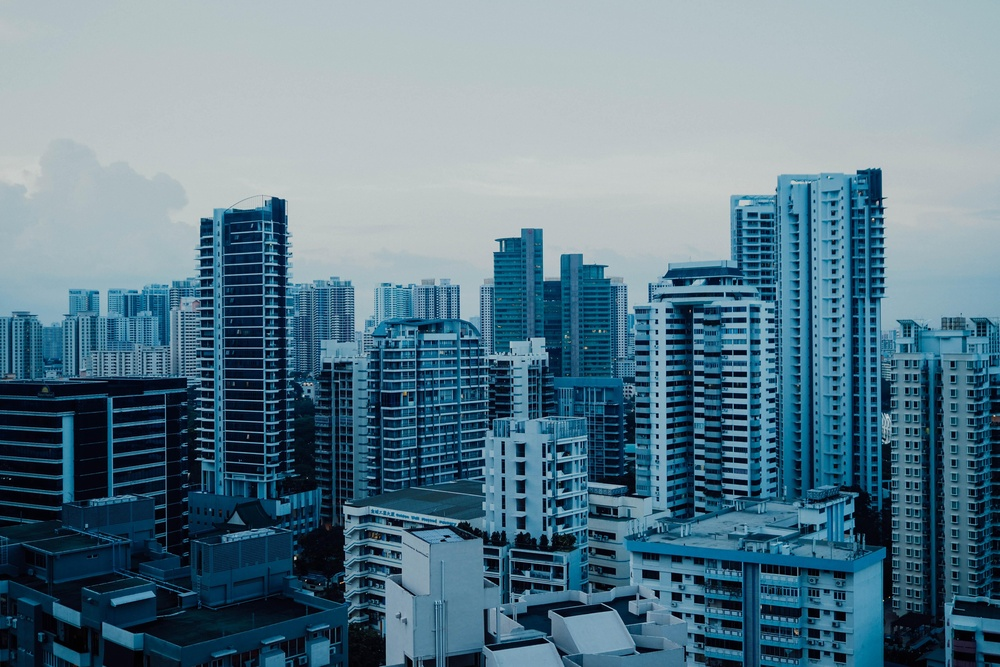
%> input picture PROCESAMIENTO DIGITAL DE IMAGENES/edificios3.jpg, 1000 x 667 px, shrunk from 5184 x 3456 before the run
$ octave PDI_Practica14.m   (GNU Octave 9; MATLAB toolbox functions it lacks are replaced by stand-ins)
%> lines starting %> are read from the running program, lines starting %| are printed output that depends on the picture; in (x1, y1, x2, y2) boxes, pixels count from 0 and x2, y2 are one past the last pixel; in counts of white or black regions, pixels touching at a corner belong together; the program's own positions count from 1
clear all
close all

%img = imread("gradiente.jpg");
img = imread("edificios3.jpg");
%> img is the input picture: size 667x1000x3 uint8; mean R, G, B 93.9, 124.5, 140.1
%img = imread("gradiente2.jpg");

img = rgb2gray(img);
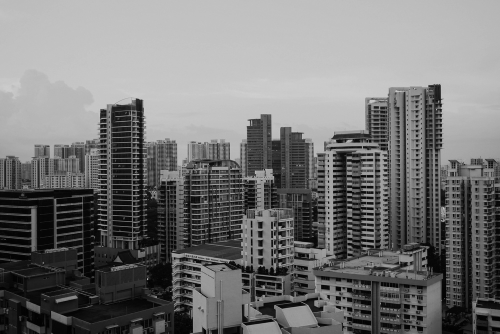
%> img: size 667x1000 uint8 (shown at 1/2 size); min 0, max 217, mean 117.1
[Gmag, Gdir] = imgradient(img);
[Gmagxy, Gdirxy] = imgradientxy(img);

figure
nexttile
imshow(img)
title 'Imagen original'
nexttile
imshow(Gmag)
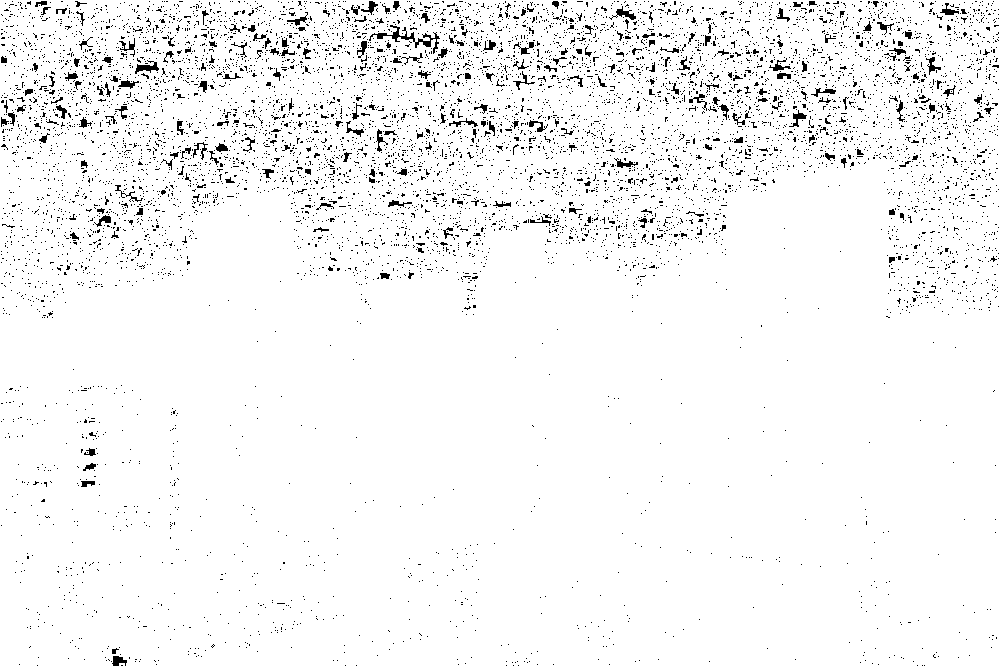
%> displayed picture: size 667x1000, on the screen's scale of 0 to 255; 95.9% white; black in thin lines or dots
title 'Magnitud del gradiente'
nexttile
imshow(Gdir)
title 'Direccion del gradiente'
nexttile
imshow(Gmagxy)
title 'Magnitud del gradiente horizontal'
nexttile
imshow(Gdirxy)
title 'Magnitud del gradiente vertical'

figure
nexttile
imshow(img)
title 'Imagen original'
nexttile
imshow(Gmag,[])
title 'Magnitud del gradiente con escalado'
nexttile
imshow(Gdir,[])
title 'Direccion del gradiente con escalado'
nexttile
imshow(Gmagxy,[])
title 'Magnitud del gradiente horizontal con escalado'
nexttile
imshow(Gdirxy,[])
title 'Magnitud del gradiente vertical con escalado'


% imgradientxy Prewitt

[Gmag, Gdir] = imgradient(img, "prewitt");
[Gmagxy, Gdirxy] = imgradientxy(img, "prewitt");

figure
nexttile
imshow(img)
title 'Imagen original'
nexttile
imshow(Gmag)
title 'Magnitud del gradiente con prewitt'
nexttile
imshow(Gdir)
title 'Direccion del gradiente con prewitt'
nexttile
imshow(Gmagxy)
title 'Magnitud del gradiente horizontal con prewitt'
nexttile
imshow(Gdirxy)
title 'Magnitud del gradiente vertical con prewitt'

figure
nexttile
imshow(img)
title 'Imagen original'
nexttile
imshow(Gmag,[])
title 'Magnitud del gradiente con escalado con prewitt'
nexttile
imshow(Gdir,[])
title 'Direccion del gradiente con escalado con prewitt'
nexttile
imshow(Gmagxy,[])
title 'Magnitud del gradiente horizontal con escalado con prewitt'
nexttile
imshow(Gdirxy,[])
title 'Magnitud del gradiente vertical con escalado con prewitt'


% Intermediate

[Gmag, Gdir] = imgradient(img, "intermediate");
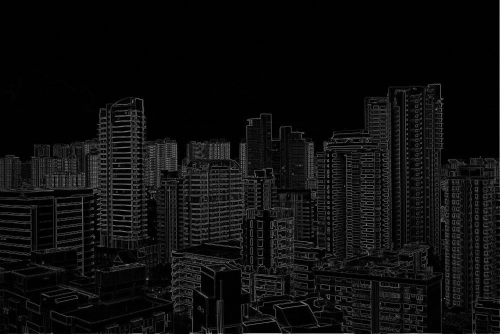
%> Gmag: size 667x1000 double (shown at 1/2 size); min 0, max 191, mean 13.8
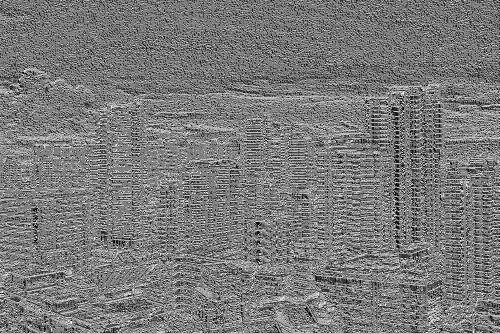
%> Gdir: size 667x1000 double (shown at 1/2 size); min -180, max 179.7, mean -7.3; drawn with min black and max white
[Gmagxy, Gdirxy] = imgradientxy(img, "intermediate");

figure
nexttile
imshow(img)
title 'Imagen original'
nexttile
imshow(Gmag)
title 'Magnitud del gradiente con intermediate'
nexttile
imshow(Gdir)
title 'Direccion del gradiente con intermediate'
nexttile
imshow(Gmagxy)
title 'Magnitud del gradiente horizontal con intermediate'
nexttile
imshow(Gdirxy)
title 'Magnitud del gradiente vertical con intermediate'

figure
nexttile
imshow(img)
title 'Imagen original'
nexttile
imshow(Gmag,[])
title 'Magnitud del gradiente con escalado con intermediate'
nexttile
imshow(Gdir,[])
title 'Direccion del gradiente con escalado con intermediate'
nexttile
imshow(Gmagxy,[])
title 'Magnitud del gradiente horizontal con escalado con intermediate'
nexttile
imshow(Gdirxy,[])
title 'Magnitud del gradiente vertical con escalado con intermediate'

% Propuesto
phi = (1 + sqrt(5)) /2;
k = 1/sqrt(phi);
mask_x = [1, 0, -1; k, 0, k; 1, 0, -1];
maks_y = [-1, -k, -1; 0, 0, 0; 1, k, 1];


gradiente_xp = conv2(img, mask_x, 'same');
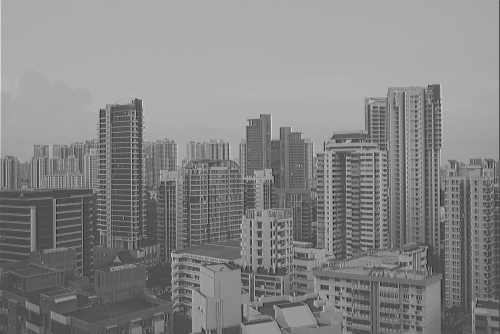
%> gradiente_xp: size 667x1000 double (shown at 1/2 size); min -229.4, max 557.2, mean 184; drawn with min black and max white
gradiente_yp = conv2(img, maks_y, 'same');
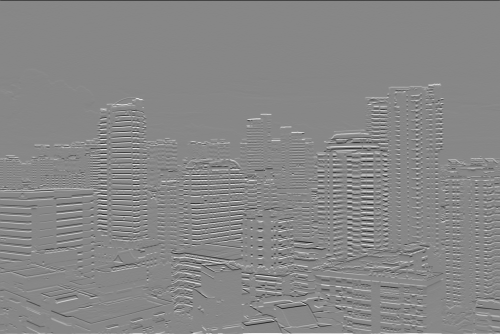
%> gradiente_yp: size 667x1000 double (shown at 1/2 size); min -537.7, max 476.3, mean 0.6; drawn with min black and max white


figure
nexttile;
imshow(gradiente_xp)
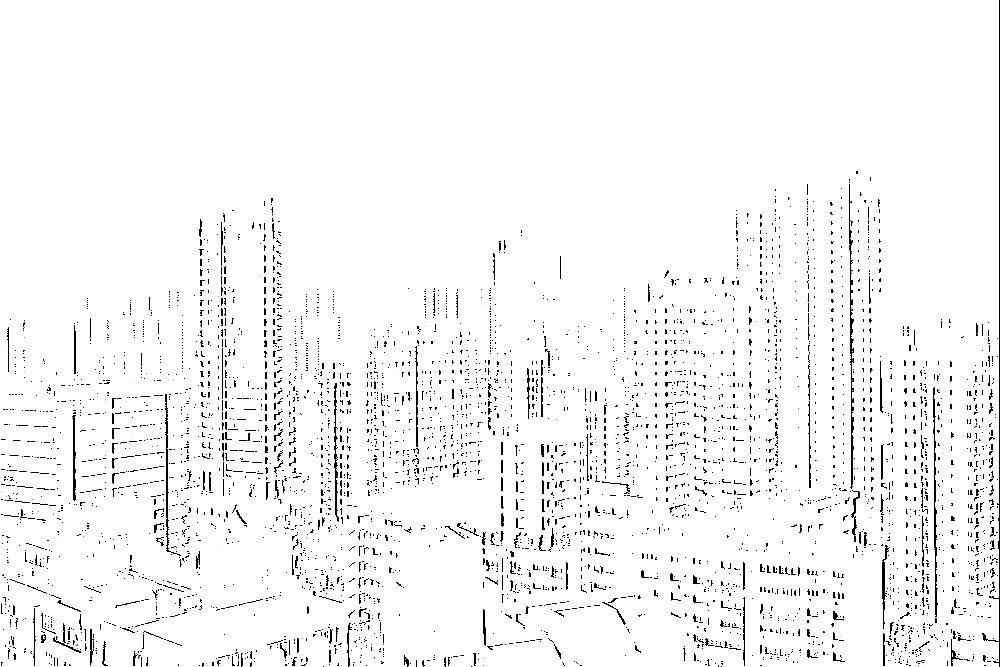
%> displayed picture: size 667x1000, on the screen's scale of 0 to 255; min 0, max 255, mean 245.7
title("Gradiente Gx con la propuesta")

nexttile;
imshow(gradiente_yp)
title("Gradiente Gy con la propuesta")

nexttile;
imshow(gradiente_xp,[])
title("Escalado de la imagen")

nexttile;
imshow(gradiente_yp,[])
title("Gradiente Gy con la propuesta")
